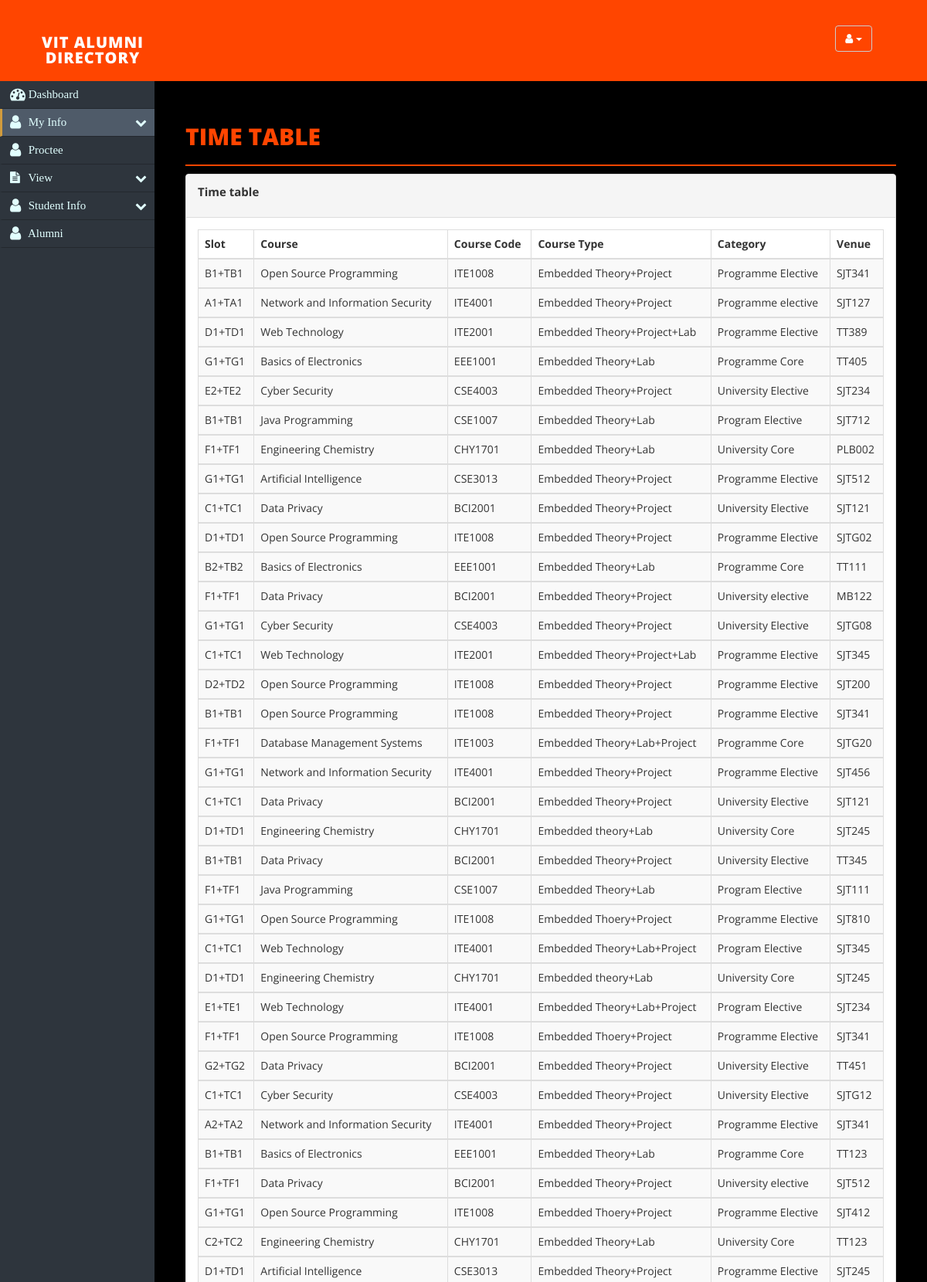
The page /book/timetable.php (upper part) on the database its author committed.
### tables this page shows
CREATE TABLE `time_table` (
  `SNo` int(20) NOT NULL,
  `id` varchar(56) NOT NULL,
  `Name` varchar(56) NOT NULL,
  `RegistrationNumber` varchar(56) NOT NULL,
  `CourseCode` varchar(9) NOT NULL,
  `Course` varchar(67) NOT NULL,
  `CourseType` varchar(48) NOT NULL,
  `Role` varchar(45) NOT NULL,
  `Category` varchar(43) NOT NULL,
  `Slot` varchar(20) NOT NULL,
  `Venue` varchar(17) NOT NULL,
  `Faculty` varchar(43) NOT NULL,
  `Semester` varchar(56) NOT NULL,
  `Credits` int(8) NOT NULL
);

### book/timetable.php (the view, shortened to what this page needs)
<?php
$role=$_SESSION['rainbow_role'];
$id=$_SESSION['rainbow_uid'];
?>
<!DOCTYPE html>
<html xmlns="http://www.w3.org/1999/xhtml">
<head>
<link href="css/bootstrap.css" rel="stylesheet" />
<link href="css/font-awesome.css" rel="stylesheet" />
<link href="css/layout.css" rel="stylesheet" />
<link href="css/custom.css" rel="stylesheet" />
<link rel="stylesheet" href="https://cdnjs.cloudflare.com/ajax/libs/font-awesome/4.7.0/css/font-awesome.min.css">
</head>
<?php
if($role=="student"){
include("php/header_stu.php");
}
else
include("php/header.php");?>
<div id="page-wrapper">
<div id="page-inner">
<div class="row">
<div class="col-md-12">
<h1 class="page-head-line">Time Table
</h1>
</div>
</div>
<div class="panel panel-default">
<div class="panel-heading">
<p style="font-size: 15px;font-weight: bold;">Time table</p>
</div>
<div class="panel-body">
<div class="table-sorting table-responsive">
<table class="table table-striped table-bordered table-hover" id="tSortable22">
<thead>
<tr>
<th>Slot</th>
<th>Course</th>
<th>Course Code</th>
<th>Course Type</th>
<th>Category</th>
<th>Venue</th>
</tr>
</thead>
<?php
$conn = new mysqli('localhost','root','','portal');
if($conn->connect_error){
echo "$conn->connect_error";
die("Connection Failed : ". $conn->connect_error);
} else {
$sql = "SELECT * FROM time_table where id like '%$id%'";
$result = mysqli_query($conn, $sql);
while($row = mysqli_fetch_assoc($result))
{
?>
<tbody>
<tr>
<td><?php echo $row['Slot'];?></td>
<td><?php echo $row['Course'];?></td>
<td><?php echo $row['CourseCode'];?></td>
<td><?php echo $row['CourseType'];?></td>
<td><?php echo $row['Category'];?></td>
<td><?php echo $row['Venue'];?></td>
</tr>
</tbody>
<?php
}}
?>
</table>
</div>
</div>
</div>
</div>
</div>
</body>
</html>

### book/php/header.php (shortened to what this page needs)
<?php
$username=$_SESSION['rainbow_username'];
$id=$_SESSION['rainbow_uid'];
?>
<!DOCTYPE html>
<html xmlns="http://www.w3.org/1999/xhtml">
<head>
<link href="css/bootstrap.css" rel="stylesheet" />
<link href="css/font-awesome.css" rel="stylesheet" />
<link href="css/layout.css" rel="stylesheet" />
<link href="css/custom.css" rel="stylesheet" />
<link rel="stylesheet" href="https://cdnjs.cloudflare.com/ajax/libs/font-awesome/4.7.0/css/font-awesome.min.css">
</head>
<body>
<div id="wrapper">
<nav class="navbar navbar-default navbar-cls-top " role="navigation" style="margin-bottom: 0;background:orangered;">
<div class="navbar-header" style="background: orangered ;">
<h3 class="navbar-cls-top navbar-brand " style="background: orangered ;color: white;font-weight: 800;">VIT Alumni Directory</h3>
</div>
<div class="dropdown topright"><br>
<button class="btn btn-default dropdown-toggle" type="button" data-toggle="dropdown" style="background: orangered;color: white;margin-right:55px"><i class="fa fa-user" ></i> <?php echo $username; ?>
<span class="caret"></span></button>
</div>
</div>
<nav class="navbar-default navbar-side" role="navigation">
<div class="nav-side-menu">
<div class="menu-list">
<ul id="menu-content" class="menu-content collapse out">
<li>
<a href="index.php">
<i class="fa fa-dashboard fa-lg"></i> Dashboard
</a>
</li>
<li  data-toggle="collapse" data-target="#myInfo" class="collapsed active">
<a href="#"><i class="fa fa-user fa-lg"></i> My Info <span class="arrow"></span></a>
</li>
<li>
<a href="proctee.php">
<i class="fa fa-user fa-lg"></i> Proctee
</a>
</li>
<li data-toggle="collapse" data-target="#view" class="collapsed">
<a href="#"><i class="fa fa-file-text"></i> View <span class="arrow"></span></a>
</li>
<li data-toggle="collapse" data-target="#stuInfo" class="collapsed">
<a href="#"><i class="fa fa-user fa-lg"></i> Student Info <span class="arrow"></span></a>
</li>
<li>
<a href="alumini.php">
<i class="fa fa-user fa-lg"></i> Alumni
</a>
</li>
</ul>
</div>
</div>
</nav>
</body>
</html>

### book/css/layout.css (style rules this page uses)
body { font-family: 'Open Sans', sans-serif; line-height:25px; }
#wrapper { width: 100%; background: #000000; }
#page-wrapper { padding: 15px 15px; min-height: 600px; background: #000000; }
#page-inner { width: 100%; margin: 10px 20px 10px 0px; background-color: #000000!important; padding: 10px; min-height: 1200px; }
.page-head-line { font-size: 30px; text-transform: uppercase; color:orangered; font-weight: 800; padding-bottom: 20px; border-bottom: 2px solid orangered; margin-bottom: 10px; }
.navbar-cls-top .navbar-brand { color:white ; background:orangered ; width: 240px; text-align: center; height: 75px; font-size: 20px; letter-spacing: 1px; font-weight: 900; padding-top: 25px; text-transform:uppercase; }
.arrow { float: right; }
.navbar-side { border: none; background-color: #202020; }
.navbar-cls-top { background:#000000 ; border-bottom: none; }
.navbar-default { border: 0px solid black; }
.navbar-header { background: #000000; }
@media (min-width:768px) { #page-wrapper { margin: 0 0 0 200px; padding: 15px 30px; min-height: 1200px; } }
@media (min-width:768px) { .navbar-side { z-index: 1; position: absolute; width: 200px; } }
@media (min-width:768px) { .navbar { border-radius: 0px; } }

### book/php/header.php (style rules this page uses)
.nav-side-menu { font-family: verdana; font-size: 10px; font-weight: 200; background-color: #2e353d; position: relative; width: 200px; height: 100%; color: #e1ffff; font-size: 15px; }
.nav-side-menu ul, .nav-side-menu li { list-style: none; padding: 0px; margin: 0px; line-height: 35px; cursor: pointer; }
.nav-side-menu ul :not(collapsed) .arrow:before, .nav-side-menu li :not(collapsed) .arrow:before { font-family: FontAwesome; content: "\f078"; display: inline-block; padding-left: 10px; padding-right: 10px; vertical-align: middle; float: right; }
.nav-side-menu ul .active, .nav-side-menu li .active { border-left: 3px solid #d19b3d; background-color: #4f5b69; }
.nav-side-menu li { padding-left: 0px; border-left: 3px solid #2e353d; border-bottom: 1px solid #23282e; }
.nav-side-menu li a { text-decoration: none; color: #e1ffff; }
.nav-side-menu li a i { padding-left: 10px; width: 20px; padding-right: 20px; }
@media (min-width: 767px) { .nav-side-menu .menu-list .menu-content { display: block; } }
.topright { position: absolute; top: 8px; right: 16px; font-size: 18px; }

### rows shown on the page
time_table: Slot "B1+TB1", Course "Open Source Programming", CourseCode "ITE1008", CourseType "Embedded Theory+Project", Category "Programme Elective", Venue "SJT341"
time_table: Slot "A1+TA1", Course "Network and Information Security", CourseCode "ITE4001", CourseType "Embedded Theory+Project", Category "Programme elective", Venue "SJT127"
time_table: Slot "D1+TD1", Course "Web Technology", CourseCode "ITE2001", CourseType "Embedded Theory+Project+Lab", Category "Programme Elective", Venue "TT389"
time_table: Slot "G1+TG1", Course "Basics of Electronics", CourseCode "EEE1001", CourseType "Embedded Theory+Lab", Category "Programme Core", Venue "TT405"
time_table: Slot "E2+TE2", Course "Cyber Security", CourseCode "CSE4003", CourseType "Embedded Theory+Project", Category "University Elective", Venue "SJT234"
time_table: Slot "B1+TB1", Course "Java Programming", CourseCode "CSE1007", CourseType "Embedded Theory+Lab", Category "Program Elective", Venue "SJT712"
time_table: Slot "F1+TF1", Course "Engineering Chemistry", CourseCode "CHY1701", CourseType "Embedded Theory+Lab", Category "University Core", Venue "PLB002"
time_table: Slot "G1+TG1", Course "Artificial Intelligence", CourseCode "CSE3013", CourseType "Embedded Theory+Project", Category "Programme Elective", Venue "SJT512"
time_table: Slot "C1+TC1", Course "Data Privacy", CourseCode "BCI2001", CourseType "Embedded Theory+Project", Category "University Elective", Venue "SJT121"
time_table: Slot "D1+TD1", Course "Open Source Programming", CourseCode "ITE1008", CourseType "Embedded Theory+Project", Category "Programme Elective", Venue "SJTG02"
time_table: Slot "B2+TB2", Course "Basics of Electronics", CourseCode "EEE1001", CourseType "Embedded Theory+Lab", Category "Programme Core", Venue "TT111"
time_table: Slot "F1+TF1", Course "Data Privacy", CourseCode "BCI2001", CourseType "Embedded Theory+Project", Category "University elective", Venue "MB122"
time_table: Slot "G1+TG1", Course "Cyber Security", CourseCode "CSE4003", CourseType "Embedded Theory+Project", Category "University Elective", Venue "SJTG08"
time_table: Slot "C1+TC1", Course "Web Technology", CourseCode "ITE2001", CourseType "Embedded Theory+Project+Lab", Category "Programme Elective", Venue "SJT345"
time_table: Slot "D2+TD2", Course "Open Source Programming", CourseCode "ITE1008", CourseType "Embedded Theory+Project", Category "Programme Elective", Venue "SJT200"
time_table: Slot "B1+TB1", Course "Open Source Programming", CourseCode "ITE1008", CourseType "Embedded Theory+Project", Category "Programme Elective", Venue "SJT341"
time_table: Slot "F1+TF1", Course "Database Management Systems", CourseCode "ITE1003", CourseType "Embedded Theory+Lab+Project", Category "Programme Core", Venue "SJTG20"
time_table: Slot "G1+TG1", Course "Network and Information Security", CourseCode "ITE4001", CourseType "Embedded Theory+Project", Category "Programme Elective", Venue "SJT456"
time_table: Slot "C1+TC1", Course "Data Privacy", CourseCode "BCI2001", CourseType "Embedded Theory+Project", Category "University Elective", Venue "SJT121"
time_table: Slot "D1+TD1", Course "Engineering Chemistry", CourseCode "CHY1701", CourseType "Embedded theory+Lab", Category "University Core", Venue "SJT245"
time_table: Slot "B1+TB1", Course "Data Privacy", CourseCode "BCI2001", CourseType "Embedded Theory+Project", Category "University Elective", Venue "TT345"
time_table: Slot "F1+TF1", Course "Java Programming", CourseCode "CSE1007", CourseType "Embedded Theory+Lab", Category "Program Elective", Venue "SJT111"
time_table: Slot "G1+TG1", Course "Open Source Programming", CourseCode "ITE1008", CourseType "Embedded Thoery+Project", Category "Programme Elective", Venue "SJT810"
time_table: Slot "C1+TC1", Course "Web Technology", CourseCode "ITE4001", CourseType "Embedded Theory+Lab+Project", Category "Program Elective", Venue "SJT345"
time_table: Slot "D1+TD1", Course "Engineering Chemistry", CourseCode "CHY1701", CourseType "Embedded theory+Lab", Category "University Core", Venue "SJT245"
time_table: Slot "E1+TE1", Course "Web Technology", CourseCode "ITE4001", CourseType "Embedded Theory+Lab+Project", Category "Program Elective", Venue "SJT234"
time_table: Slot "F1+TF1", Course "Open Source Programming", CourseCode "ITE1008", CourseType "Embedded Thoery+Project", Category "Programme Elective", Venue "SJT341"
time_table: Slot "G2+TG2", Course "Data Privacy", CourseCode "BCI2001", CourseType "Embedded Theory+Project", Category "University Elective", Venue "TT451"
time_table: Slot "C1+TC1", Course "Cyber Security", CourseCode "CSE4003", CourseType "Embedded Theory+Project", Category "University Elective", Venue "SJTG12"
time_table: Slot "A2+TA2", Course "Network and Information Security", CourseCode "ITE4001", CourseType "Embedded Theory+Project", Category "Programme Elective", Venue "SJT341"
time_table: Slot "B1+TB1", Course "Basics of Electronics", CourseCode "EEE1001", CourseType "Embedded Theory+Lab", Category "Programme Core", Venue "TT123"
time_table: Slot "F1+TF1", Course "Data Privacy", CourseCode "BCI2001", CourseType "Embedded Theory+Project", Category "University elective", Venue "SJT512"
time_table: Slot "G1+TG1", Course "Open Source Programming", CourseCode "ITE1008", CourseType "Embedded Thoery+Project", Category "Programme Elective", Venue "SJT412"
time_table: Slot "C2+TC2", Course "Engineering Chemistry", CourseCode "CHY1701", CourseType "Embedded Theory+Lab", Category "University Core", Venue "TT123"
time_table: Slot "D1+TD1", Course "Artificial Intelligence", CourseCode "CSE3013", CourseType "Embedded Theory+Project", Category "Programme Elective", Venue "SJT245"
